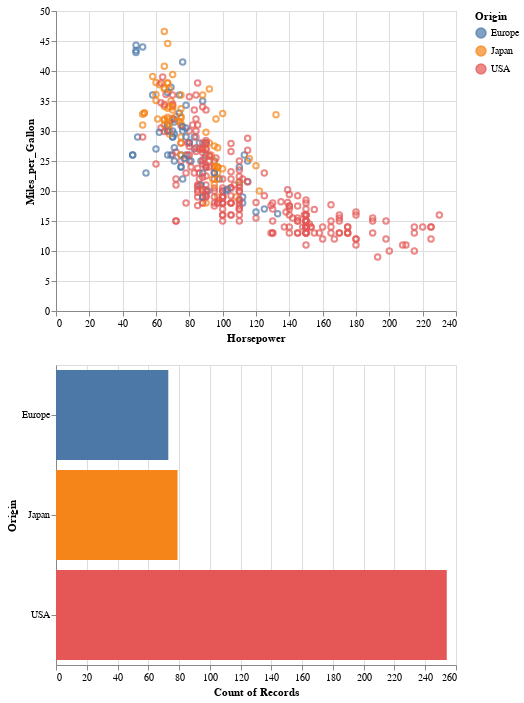

The notebook cell saved with this chart:
### Markdown cell above
They've even created a grammar of interactivity.

### Code cell
data = datasets.cars()

brush = alt.selection(type='interval')

points = alt.Chart().mark_point().encode(
    x='Horsepower:Q',
    y='Miles_per_Gallon:Q',
    color=alt.condition(brush, 'Origin:N', alt.value('lightgray'))
).add_selection(
    brush
)

bars = alt.Chart().mark_bar().encode(
    y='Origin:N',
    color='Origin:N',
    x='count(Origin):Q'
).transform_filter(
    brush
)

alt.vconcat(points, bars, data=data)

### Figure 1 — Vega-Lite specification as saved in the notebook (floating-point values rounded to 4 significant figures; data arrays with more than 128 entries replaced by an {"elided": "..."} marker saying what was removed)
{"$schema": "https://vega.github.io/schema/vega-lite/v2.6.0.json", "config": {"view": {"height": 300, "width": 400}}, "data": {"name": "data-f02450ab61490a1363517a0190416235"}, "datasets": {"data-f02450ab61490a1363517a0190416235": {"elided": "406 records"}}, "vconcat": [{"encoding": {"color": {"condition": {"field": "Origin", "selection": "selector002", "type": "nominal"}, "value": "lightgray"}, "x": {"field": "Horsepower", "type": "quantitative"}, "y": {"field": "Miles_per_Gallon", "type": "quantitative"}}, "mark": "point", "selection": {"selector002": {"encodings": ["x", "y"], "mark": {"fill": "#333", "fillOpacity": 0.125, "stroke": "white"}, "on": "[mousedown, window:mouseup] > window:mousemove!", "resolve": "global", "translate": "[mousedown, window:mouseup] > window:mousemove!", "type": "interval", "zoom": "wheel!"}}}, {"encoding": {"color": {"field": "Origin", "type": "nominal"}, "x": {"aggregate": "count", "field": "Origin", "type": "quantitative"}, "y": {"field": "Origin", "type": "nominal"}}, "mark": "bar", "transform": [{"filter": {"selection": "selector002"}}]}]}
